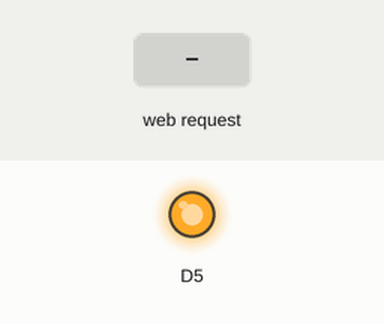
A sketch run on a simulated ESP8266 (NodeMCU). Shown: output pins drawn as LEDs (lit = HIGH). Inputs (shaded band) come from the test bench.

Above: at 1.2 s.
1.3 s: HTTP request GET /switch received
At 2.2 s:
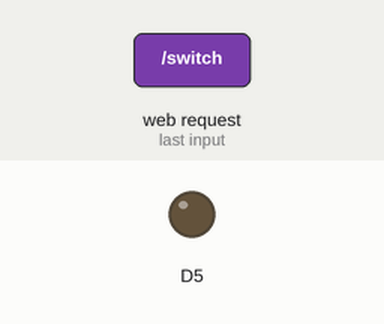
Timing chart, 0 to 4.3 s (numbered marks = the images above; inputs shaded):
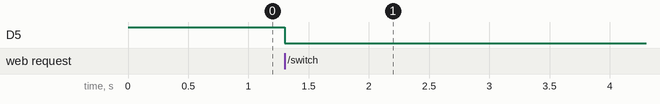

Measured:
- after the input at 1.3 s, D5: HIGH → LOW at once

The sketch:

ledExample.ino
```cpp
#include <ESP8266WiFi.h>
#include <ESP8266WebServer.h>

const char* SSID = "RC Car";  // SSID here
const char* PASSWORD = "12345678";  //Enter PASSWORD here

IPAddress staticIP(192,168,1,1);
IPAddress gateway(192,168,1,1);
IPAddress subnet(255,255,255,0);

ESP8266WebServer server(80);

const char index_html[] PROGMEM = R"rawliteral(
<!DOCTYPE HTML><html>
<body>
  <h2>ESP Web Server</h2>
  <button onclick="switchOnOff()">ON/OFF</button>

<script>
function switchOnOff(){
  let xhr = new XMLHttpRequest();
  xhr.open("POST", "/switch");
  xhr.send();
}
</script>
</body>
</html>
)rawliteral";

void handle_OnConnect(){    /* setup on connect to 192.168.1.1 */
  server.send(200,"text/html", index_html);
}

bool on_off;

void handle_OnSwitch(){    /* setup on connect to 192.168.1.1 */
  on_off = !on_off;
  server.send(204,"text/html");
}

void handle_NotFound(){   /* if connect to not 192.168.1.1*/
  server.sendHeader("Location","/", true);
  server.send(302);
}

void setup() {
  // put your setup code here, to run once:
  pinMode(D5, OUTPUT);
  on_off = true;
  digitalWrite(D5, on_off);
  WiFi.softAP(SSID, PASSWORD, 6, false, 1);
  WiFi.softAPConfig(staticIP, gateway, subnet);

  //sets up what server does at each url
  server.on("/", handle_OnConnect);
  server.on("/switch", handle_OnSwitch);

  server.onNotFound(handle_NotFound);
  server.begin(); //start server

}

void loop() {
  // put your main code here, to run repeatedly:
  server.handleClient();
  digitalWrite(D5, on_off);
}
```
